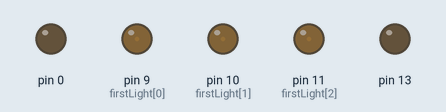
Recording of a sketch running on a simulated Arduino Uno, built with avr-gcc and run on an emulated ATmega328P. Parts: output pins drawn as LEDs (lit = HIGH).

Above: at 0.18 s.
At 3.78 s:
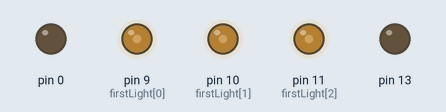
At 7.62 s:
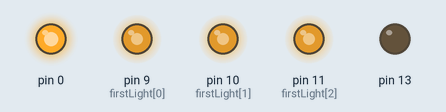
At 14.11 s:
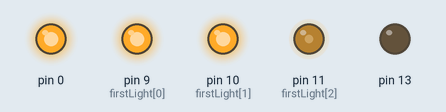
At 20.59 s:
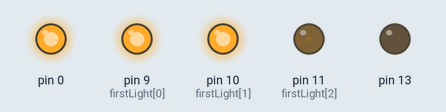
At 39.81 s:
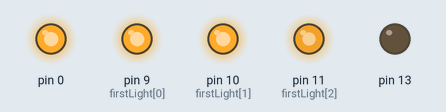
Timing chart, 0 to 40.0 s (numbered marks = the images above):
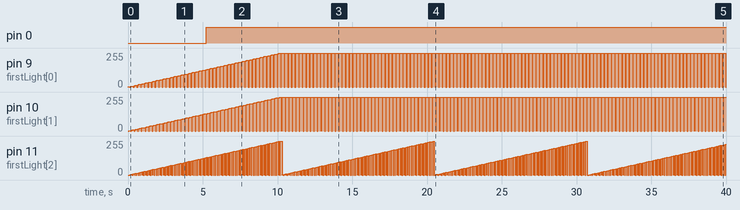

The sketch:

Homework_3.ino
```cpp
//Bryce Graves
//Homework 3: What a shocker

const int SEQUENCE_LENGTH = 6;
int firstLight[] =      {9, 10, 11};
int secondLight[] =     {10, 11, 9};
int lightOff[] =        {11, 9, 10};
int delays[] =          {50, 50, 50};

int firstVoltage = 0;
int secondVoltage = 0;


void setup()
{

         pinMode( 10 , OUTPUT);
         pinMode( 11 , OUTPUT);
         pinMode( 13 , OUTPUT);

}

void loop() {
  bringOnTheSun();
}


void bringOnTheSun() {
for (int i = 0; i < SEQUENCE_LENGTH; ++i) {
    analogWrite( firstLight[i], ++firstVoltage);
    delay(delays[i]);
    analogWrite( secondLight[i], ++secondVoltage);
    delay(10);
    analogWrite( lightOff[i], 0);
    //analogWrite( LED[i], voltage[i]);

}
}
```

Measured:
- by itself, pin 0: LOW → HIGH at 5.2 s
